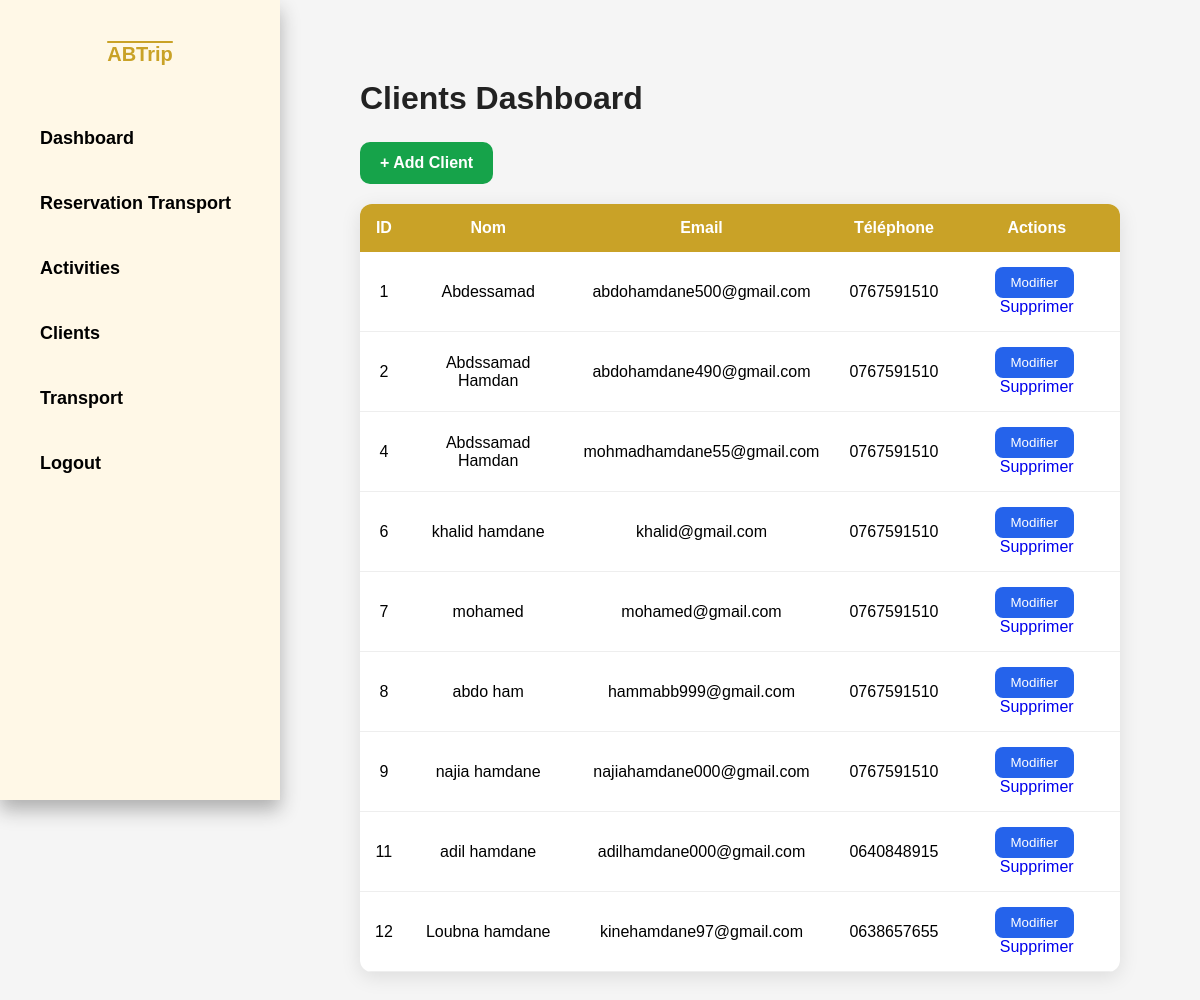
Screenshot of /Dashboard/Clients_dash.php (signed in) with the database file from the repository.
### tables this page shows
CREATE TABLE `client` (
  `id_client` int(11) NOT NULL,
  `nom` varchar(100) NOT NULL,
  `email` varchar(100) NOT NULL,
  `telephone` varchar(20) DEFAULT NULL
);

### Dashboard/Clients_dash.php (the view, shortened to what this page needs)
<?php
include_once("connexion.php");
$sql = "SELECT * FROM Client";
$stmt = $pdo->prepare($sql);
$stmt->execute();
$clients = $stmt->fetchAll(PDO::FETCH_ASSOC);
?>
<!DOCTYPE html>
<html lang="fr">
<head>
<link rel="stylesheet" href="sidebar.css">
</head>
<body>
<?php include_once("sidebar.php"); ?>
<div class="clients-container">
<h1 class="clients-title">
    Clients Dashboard
</h1>
<a href="Ajouter_client.php">
    <button class="clients-btn-add">
        + Add Client
    </button>
</a>
<table class="clients-table">
<thead>
<tr>
    <th>ID</th>
    <th>Nom</th>
    <th>Email</th>
    <th>Téléphone</th>
    <th>Actions</th>
</tr>
</thead>
<tbody>
<?php foreach($clients as $row){ ?>
<tr>
<td><?= $row['id_client']; ?></td>
<td><?= $row['nom']; ?></td>
<td><?= $row['email']; ?></td>
<td><?= $row['telephone']; ?></td>
<td>
<a href="edit_client.php?id=<?= $row['id_client']; ?>">
<button class="clients-btn-edit">
    Modifier
</button>
</a>
<a href="supprimer_Client.php?id=<?= $row['id_client']; ?>"
   onclick="return confirm('Supprimer ce client ?');">
    Supprimer
</a>
</td>
</tr>
<?php } ?>
</tbody>
</table>
</div>
</body>
</html>

### Dashboard/Clients_dash.php (style rules this page uses)
* { margin:0; padding:0; box-sizing:border-box; font-family:Arial, Helvetica, sans-serif; }
body { background:#f5f5f5; padding:40px; }
.clients-container { margin-left:280px; width:calc(100% - 280px); padding:40px; }
.clients-title { font-size:32px; margin-bottom:25px; color:#222; font-weight:bold; }
.clients-table { width:100%; border-collapse:collapse; background:white; border-radius:12px; overflow:hidden; box-shadow:0 5px 20px rgba(0,0,0,0.1); }
.clients-table thead { background:#C9A227; color:white; }
.clients-table th, .clients-table td { padding:15px; text-align:center; }
.clients-table tbody tr { border-bottom:1px solid #eee; transition:0.3s; }
.clients-btn-edit { padding:8px 16px; border:none; background:#2563eb; color:white; border-radius:8px; cursor:pointer; margin-right:5px; transition:0.3s; }
.clients-btn-add { padding:12px 20px; border:none; background:#16a34a; color:white; border-radius:10px; cursor:pointer; margin-bottom:20px; font-size:16px; font-weight:bold; }
a { text-decoration:none; }

### rows the page displays
client: id_client "1", nom "Abdessamad", email "abdohamdane500@gmail.com", telephone "0767591510"
client: id_client "2", nom "Abdssamad Hamdan", email "abdohamdane490@gmail.com", telephone "0767591510"
client: id_client "4", nom "Abdssamad Hamdan", email "mohmadhamdane55@gmail.com", telephone "0767591510"
client: id_client "6", nom "khalid hamdane", email "khalid@gmail.com", telephone "0767591510"
client: id_client "7", nom "mohamed", email "mohamed@gmail.com", telephone "0767591510"
client: id_client "8", nom "abdo ham", email "hammabb999@gmail.com", telephone "0767591510"
client: id_client "9", nom "najia hamdane", email "najiahamdane000@gmail.com", telephone "0767591510"
client: id_client "11", nom "adil hamdane", email "adilhamdane000@gmail.com", telephone "0640848915"
client: id_client "12", nom "Loubna hamdane", email "kinehamdane97@gmail.com", telephone "0638657655"
